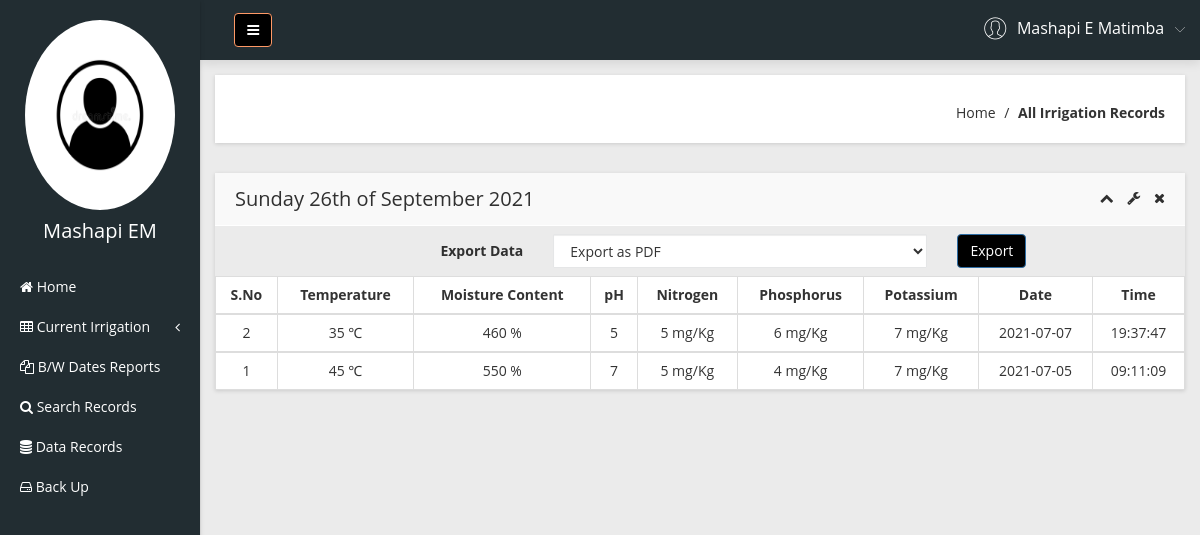
Page /records.php (signed in) on the committed database.
### tables this page shows
CREATE TABLE `farm_data` (
  `ID` int(11) NOT NULL,
  `Ph` int(10) unsigned NOT NULL,
  `Temperature` int(11) NOT NULL,
  `Moisture` int(10) unsigned NOT NULL,
  `Nitrogen` tinyint(3) unsigned NOT NULL,
  `Phosphorus` tinyint(3) unsigned NOT NULL,
  `Potassium` tinyint(3) unsigned NOT NULL,
  `Date` date NOT NULL,
  `Time` time NOT NULL,
  PRIMARY KEY (`ID`)
);

### records.php (the view, shortened to what this page needs)
<?php
include('includes/dbconnection.php');
if (strlen($_SESSION['smaid']==0)) {
  header('location:logout.php');
  } else{
  ?>
<!doctype html>
<html class="no-js" lang="en">
<head>
    <link rel="stylesheet" href="css/bootstrap.min.css">
    <link rel="stylesheet" href="css/font-awesome.min.css">
    <link rel="stylesheet" href="css/adminpro-custon-icon.css">
    <link rel="stylesheet" href="css/meanmenu.min.css">
    <link rel="stylesheet" href="css/jquery.mCustomScrollbar.min.css">
    <link rel="stylesheet" href="css/animate.css">
    <link rel="stylesheet" href="css/data-table/bootstrap-table.css">
    <link rel="stylesheet" href="css/data-table/bootstrap-editable.css">
    <link rel="stylesheet" href="css/normalize.css">
    <link rel="stylesheet" href="css/c3.min.css">
    <link rel="stylesheet" href="style.css">
    <link rel="stylesheet" href="css/responsive.css">
</head>
<body class="materialdesign">
    <div class="wrapper-pro">
      <?php include_once('includes/sidebar.php');?>
        <?php include_once('includes/header.php');?>
            <div class="breadcome-area mg-b-30 small-dn">
                <div class="container-fluid">
                    <div class="row">
                        <div class="col-lg-12">
                            <div class="breadcome-list shadow-reset">
                                <div class="row">
                                    <div class="col-lg-12">
                                        <ul class="breadcome-menu">
                                            <li><a href="dashboard.php">Home</a> <span class="bread-slash">/</span>
                                            </li>
                                            <li><span class="bread-blod">All Irrigation Records</span>
                                            </li>
                                        </ul>
                                    </div>
                                </div>
                            </div>
                        </div>
                    </div>
                </div>
            </div>
            <div class="data-table-area mg-b-15">
                <div class="container-fluid">
                    <div class="row">
                        <div class="col-lg-12">
                            <div class="sparkline13-list shadow-reset">
                                <div class="sparkline13-hd">
                                    <div class="main-sparkline13-hd">
                                        <h1><span class="table-project-n"></span><?php
                                        echo date('l jS \of F Y');?></h1>
                                        <div class="sparkline13-outline-icon">
                                            <span class="sparkline13-collapse-link"><i class="fa fa-chevron-up"></i></span>
                                            <span><i class="fa fa-wrench"></i></span>
                                            <span class="sparkline13-collapse-close"><i class="fa fa-times"></i></span>
                                        </div>
                                    </div>
                                </div>
                                <div class="form-group-inner"  style="margin-top: 8px   ;margin-bottom: 50px" >
                                                            <form class="form"  method="get">
                                                                <div class="col-lg-4">
                                                                    <label class="login2 pull-right pull-right-pro">Export Data</label>
                                                                </div>
                                                                <div class="col-lg-5">
                                                                <select name="mode" class="form-control">
                                                                  <option name="pdf" value="pdf">Export as PDF</option>
                                                                </select>
                                                                </div>
                                                                <div class="col-lg-3">
                                                                            <button class="btn btn btn-primary login-submit-cs" type="submit" name="export" style="background:black">Export</button>
                                                                </div>
                                                            </form>
                                </div>
                                        <table class="table table-bordered table-hover" style="background-color: white; " >
                                            <thead >
                                                <tr class="text-center">
                                                    <th class="text-center">S.No</th>
                                                    <th class="text-center">Temperature</th>
                                                    <th class="text-center">Moisture Content</th>
                                                    <th class="text-center">pH</th>
                                                    <th class="text-center">Nitrogen</th>
                                                    <th class="text-center">Phosphorus</th>
                                                    <th class="text-center">Potassium</th>
                                                    <th class="text-center">Date</th>
                                                    <th class="text-center">Time</th>
                                                </tr>
                                            </thead>
                                            <tbody id="table2">
                                              <?php
                                                $sql="SELECT * from farm_data ORDER BY ID DESC";
                                                $query = $Conn -> query($sql);
                                                if($query->num_rows > 0){
                                                  while($row = $query->fetch_assoc()){
                                              ?>
                                                <tr class="text-center">
                                                    <td><?php echo $row['ID']?></td>
                                                    <td><?php  echo $row['Temperature'];?> &#8451;</td>
                                                   <td><?php   echo $row['Moisture']." %";?></td>
                                                   <td><?php  echo $row['Ph'];?></td>
                                                    <td><?php  echo $row['Nitrogen']." mg/Kg";?></td>
                                                    <td><?php  echo $row['Phosphorus']." mg/Kg";?></td>
                                                    <td><?php  echo $row['Potassium']." mg/Kg";?></td>
                                                    <td><?php  echo $row['Date'];?></td>
                                                    <td><?php  echo $row['Time'];?></td>
                                                </tr>
                                                </tbody>
                                            <?php
                                            } }?>
                                        </table>
                                    </div>
                                </div>
                            </div>
                        </div>
                    </div>
                </div>
            </div>
</body>
</html><?php }  ?>

### includes/sidebar.php (shortened to what this page needs)
<?php
   include('includes/dbconnection.php');
   if (strlen($_SESSION['smaid'] == 0)) {
       header('location:logout.php');
   } else {
   ?>
    <div class="left-sidebar-pro" style="color:white">
        <nav id="sidebar">
            <div class="sidebar-header" style="color:white">
                <a href="profile.php"><img src="img/avatar.jpg" style="height:190px; width: 150px" alt="" />
                </a>
                <?php
                   $aid = $_SESSION['smaid'];
                   $sql = "SELECT Admin_username, Admin_email from  admin where ID='$aid'";
                   $query = $Conn->query($sql);
                   if ($query->num_rows > 0) {
                       $row = $query->fetch_assoc();              ?>
                    <h3> <?php echo $row['Admin_username']; ?></h3>
                <?php $cnt = $cnt + 1;
                   } ?>
            </div>
            <div class="left-custom-menu-adp-wrap" style="background-color: #222d32">
                <ul class="nav navbar-nav left-sidebar-menu-pro">
                    <li class="nav-item">
                        <a href="dashboard.php" role="button" aria-expanded="false"><i class="fa big-icon fa-home"></i> <span class="mini-dn">Home</span> </a>
                    </li>
                    <li class="nav-item"><a href="#" data-toggle="dropdown" role="button" aria-expanded="false" class="nav-link dropdown-toggle"><i class="fa big-icon fa-table"></i> <span class="mini-dn">Current Irrigation</span> <span class="indicator-right-menu mini-dn"><i class="fa indicator-mn fa-angle-left"></i></span></a>
                    </li>
                    <li class="nav-item">
                        <a href="between-dates.php" role="button" aria-expanded="false"><i class="fa big-icon fa-files-o"> </i> <span class="mini-dn"> B/W Dates Reports</span> </a>
                    </li>
                    <li class="nav-item">
                        <a href="search.php" role="button" aria-expanded="false"><i class="fa fa-search"></i> <span class="mini-dn">Search Records</span> </a>
                    </li>
                    <li class="nav-item">
                        <a href="records.php" role="button" aria-expanded="false"><i class="fa fa-database" aria-hidden="true"></i> <span class="mini-dn">Data Records</span> </a>
                    </li>
                    <li class="nav-item">
                        <a href="backup.php" role="button" aria-expanded="false"><i class="fa fa-hdd-o" aria-hidden="true"></i> <span class="mini-dn">Back Up</span> </a>
                    </li>
                </ul>
            </div>
        </nav>
    </div>
<?php }  ?>

### includes/header.php (shortened to what this page needs)
      <?php
include('includes/dbconnection.php');
if (strlen($_SESSION['smaid']==0)) {
  header('location:logout.php');
  } else{
  ?>
 <div class="content-inner-all">
            <div class="header-top-area" >
                <div class="fixed-header-top" style="margin-left:1.6%;">
                    <div class="container-fluid">
                        <div class="row" style="background-color: #222d32;">
                            <div class="col-lg-1 col-md-6 col-sm-6 col-xs-12">
                                <button type="button" id="sidebarCollapse" class="btn bar-button-pro header-drl-controller-btn btn-info navbar-btn"  style="background:black">
                                    <i class="fa fa-bars"></i>
                                </button>
                            </div>
                            <div class="col-lg-5 col-md-5 col-sm-6 col-xs-12 ">
                                <div class="header-right-info">
                                    <ul class="nav navbar-nav mai-top-nav header-right-menu">
                                        <li class="nav-item">
                                            <a href="#" data-toggle="dropdown" role="button" aria-expanded="false" class="nav-link dropdown-toggle">
                                                <?php
$aid=$_SESSION['smaid'];
$sql="SELECT Admin_name from  admin where ID='$aid'";
$query = $Conn -> query($sql);
$cnt=1;
if($query->num_rows > 0)
{
    $row = $query->fetch_assoc();
              ?>
                                                <span class="adminpro-icon adminpro-user-rounded header-riht-inf"></span>
                                                <span class="admin-name"><?php  echo $row['Admin_name'];?></span>
                                                <span class="author-project-icon adminpro-icon adminpro-down-arrow"></span><?php $cnt=$cnt+1;} ?>
                                            </a>
                                        </li>
                                    </ul>
                                </div>
                            </div>
                        </div>
                    </div>
                </div>
            </div><?php }  ?>

### rows in the picture
farm_data: ID "2", Temperature "35", Moisture "460", Ph "5", Nitrogen "5", Phosphorus "6", Potassium "7", Date "2021-07-07", Time "19:37:47"
farm_data: ID "1", Temperature "45", Moisture "550", Ph "7", Nitrogen "5", Phosphorus "4", Potassium "7", Date "2021-07-05", Time "09:11:09"

### other values in the picture
$row['Admin_username'] "Mashapi EM"
$row['Admin_name'] "Mashapi E Matimba"
